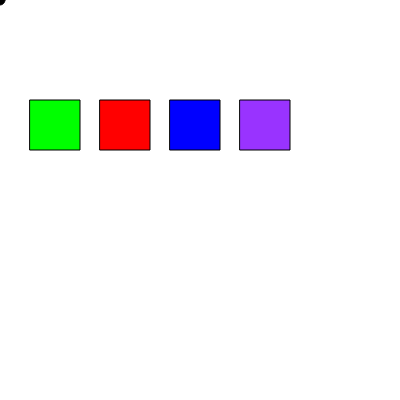
Frame 1 (no input)
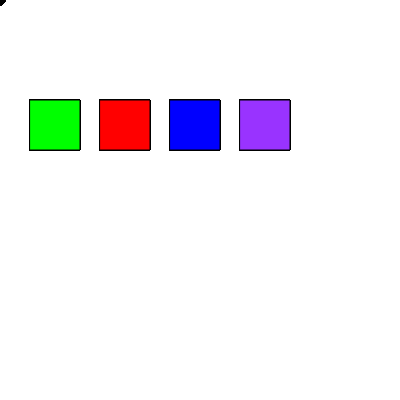
Frame 60 (no input)
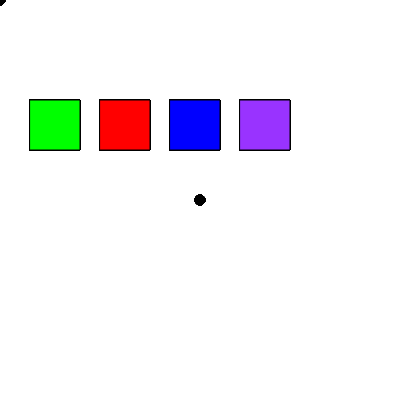
Frame 120 (the mouse pressed at the canvas centre since frame 60)

The p5.js sketch that drew these frames (run headless with seeded random() and noise() and a simulated clock; from frame 60 on, the mouse is pressed at the canvas centre):

// p5.js sketch
// ── sketch.js
var interfaceItems = [];
var brushSize = 10;
var brushColor= "black";

function setup(){
    createCanvas (400,400)

    interfaceItems.push(new interface(100,100,50,color(255,0,0)));
    interfaceItems.push(new interface(30,100,50,color(0,255,0)));
    interfaceItems.push(new interface(170,100,50,color(0,0,255)));
    interfaceItems.push(new interface(240,100,50,color(153,51,255)));
}

function draw (){
    ellipse(mouseX,mouseY,brushSize,brushSize,fill(brushColor),stroke(brushColor));

  interfaceItems[0].check();
    interfaceItems[0].display();
      interfaceItems[1].check();
    interfaceItems[1].display();
       interfaceItems[2].check();
    interfaceItems[2].display();
    interfaceItems[3].check();
    interfaceItems[3].display();
    //console.log(interfaceItems[0].check());
}

function mousePressed(){
    if(interfaceItems[0].check() == true){
        console.log("pressed green button");
        brushSize++;
    }

       if(interfaceItems[1].check() == true){
        console.log("pressed red button");
        brushSize--;
    }
    if(interfaceItems[2].check() == true){
        console.log("pressed blue button");
        brushColor="blue";
    }
     if(interfaceItems[3].check() == true){
        console.log("pressed blue button");
        brushColor="blue";
    }

     if(interfaceItems[3].check() == true){
        console.log("pressed blue button");
        brushColor=color(153,51,255);
    }
}

function interface(tempX, tempY, tempBoxSize, tempColor){
    this.x = tempX;
    this.y = tempY;
    this.boxSize = tempBoxSize;
    this.setFill= tempColor;
    this.overlay = false;

    this.display= function(){
        fill(this.setFill);
        rect(this.x, this.y, this.boxSize, this.boxSize);

        if(this.overlay == true){
          fill(127,200);
        rect(this.x, this.y, this.boxSize, this.boxSize);
        }
    }

    this.check = function(){
        if( mouseX > this.x && mouseX < (this.x + this.boxSize) && mouseY > this.y &&mouseY < (this.y + this.boxSize)){ this.overlay = true;
           return true
           }
        else{
            this.overlay = false;
            return false;
        }
    }
}
